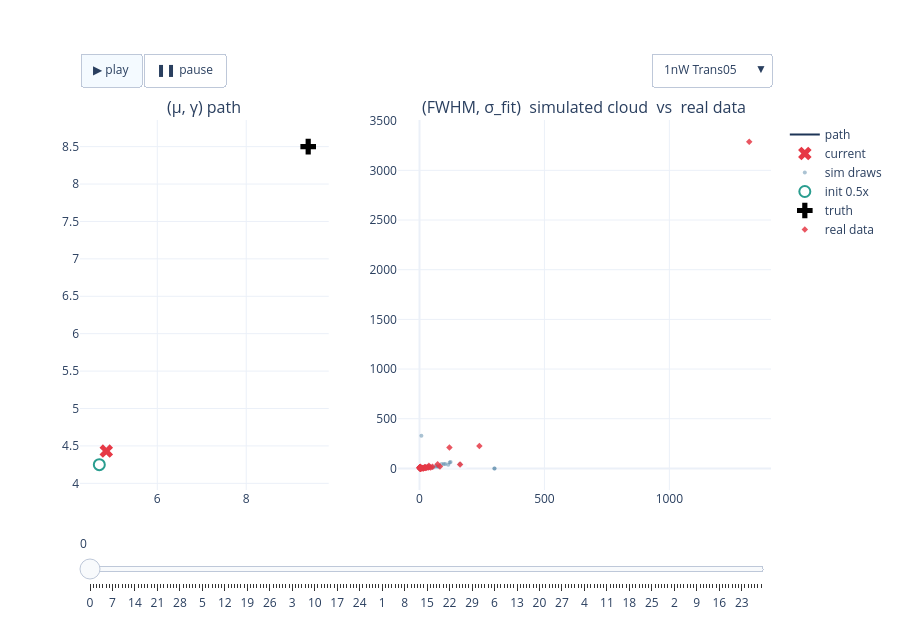

Write notebook code for a chart like this one.
### Code cell
# FIG 1a — 1nW interactive: path + cloud, experiment dropdown + play/slider   (22a verbatim)
fig_1nW = build_power_figure(RESULTS, '1nW')
if fig_1nW is not None:
    _h = os.path.join(REPO_ROOT, 'notebooks', '24_realdata_accuracy', '24l-fig1a-1nW-paths-clouds.html')
    fig_1nW.write_html(_h, include_plotlyjs='cdn', config=CONFIG_PLOT)
    print('wrote', _h, f'({os.path.getsize(_h)/1e6:.1f} MB)')
    fig_1nW.show(config=CONFIG_PLOT)
